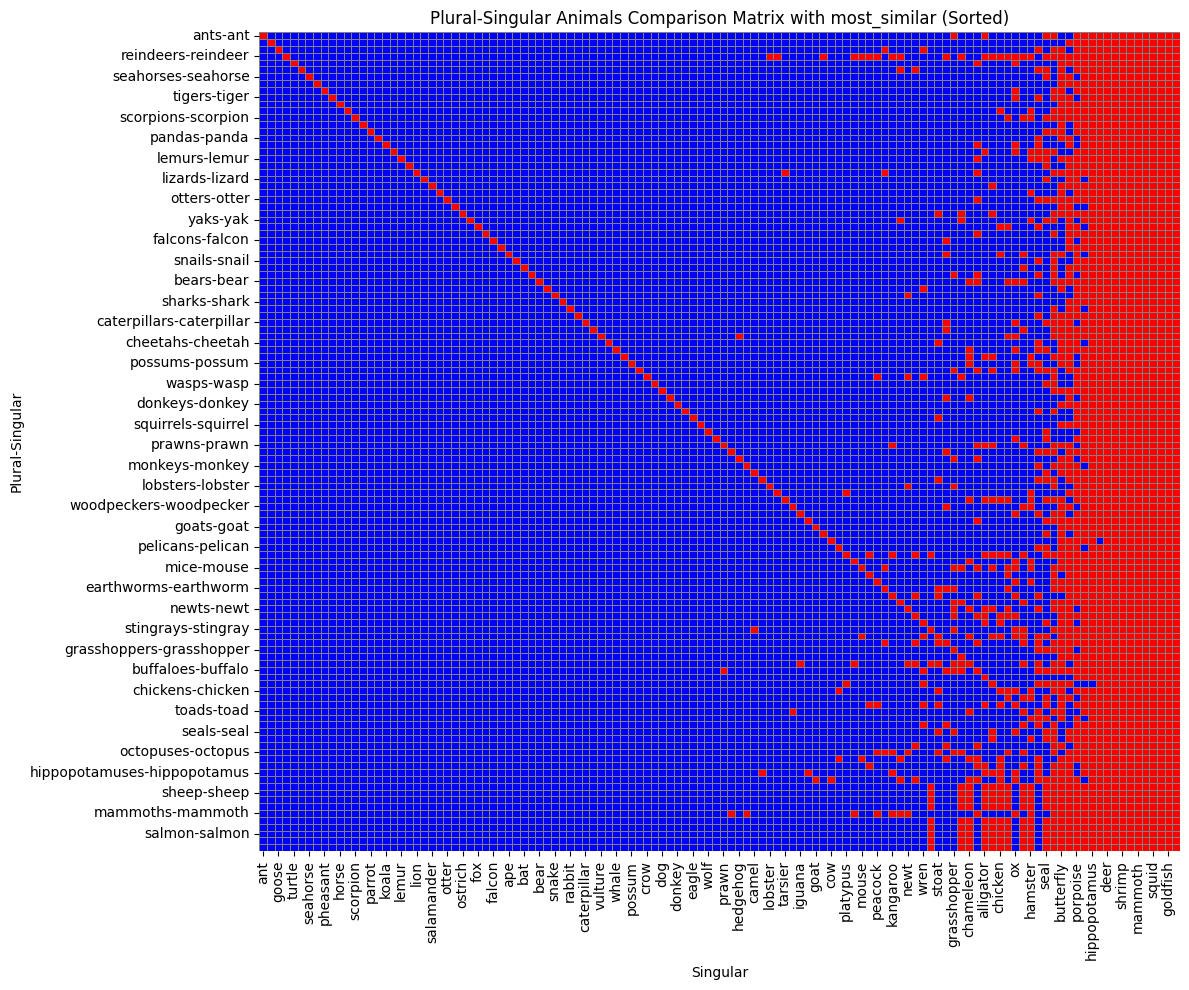

Recreate this plot in Python.
import seaborn as sns
from tqdm import tqdm
import numpy as np
import pandas as pd
import matplotlib.pyplot as plt

input_path = "plural_singular_animals.csv"
df = pd.read_csv(input_path)
plural = df['plural'].tolist()
singular = df['singular'].tolist()

# inizializzo matrice
matrix = np.zeros((len(plural), len(singular)), dtype=int)

# loop su tutte le combinazioni: comp_i - pos_i + pos_j ≈ comp_j
for i in tqdm(range(len(plural)), desc="Processing rows"):
    comp_i = plural[i]
    pos_i = singular[i]

    try:
        for j in range(len(singular)):
            pos_j = singular[j]
            comp_j = plural[j]

            # operazione vettoriale: comp_i - pos_i + pos_j
            predicted = word_vectors.most_similar(positive=[comp_i, pos_j], negative=[pos_i], topn=1)

            if predicted[0][0] == comp_j:
                matrix[i, j] = 1

    except KeyError:
        print(f"Parola non trovata nel vocabolario")

col_sums = matrix.sum(axis=0)
sorted_indices = np.argsort(-col_sums)

# riordino la matrice mantenendo la diagonale
matrix_sorted = matrix[np.ix_(sorted_indices, sorted_indices)]

# riordino le liste di parole corrispondenti
sorted_singular = [singular[i] for i in sorted_indices]
sorted_plural = [plural[i] for i in sorted_indices]
index_labels = [f"{c}-{p}" for c, p in zip(sorted_plural, sorted_singular)]

# creo df risultati
result_df = pd.DataFrame(matrix_sorted, index=index_labels, columns=sorted_singular)

# visualizzazione heatmap
plt.figure(figsize=(12, 10))
sns.heatmap(result_df, cmap=sns.color_palette(["red", "blue"]), cbar=False, linewidths=0.5, linecolor='gray')
plt.title("Plural-Singular Animals Comparison Matrix with most_similar (Sorted)")
plt.xlabel("Singular")
plt.ylabel("Plural-Singular")
plt.xticks(rotation=90)
plt.yticks(rotation=0)
plt.tight_layout()
plt.show()

# statistiche
count_ones = np.sum(matrix == 1)
count_zeros = np.sum(matrix == 0)
total = count_ones + count_zeros
percent_ones = (count_ones / total) * 100

print(f"Conteggio '1': {count_ones}")
print(f"Conteggio '0': {count_zeros}")
print(f"Percentuale '1': {percent_ones:.2f}%")
